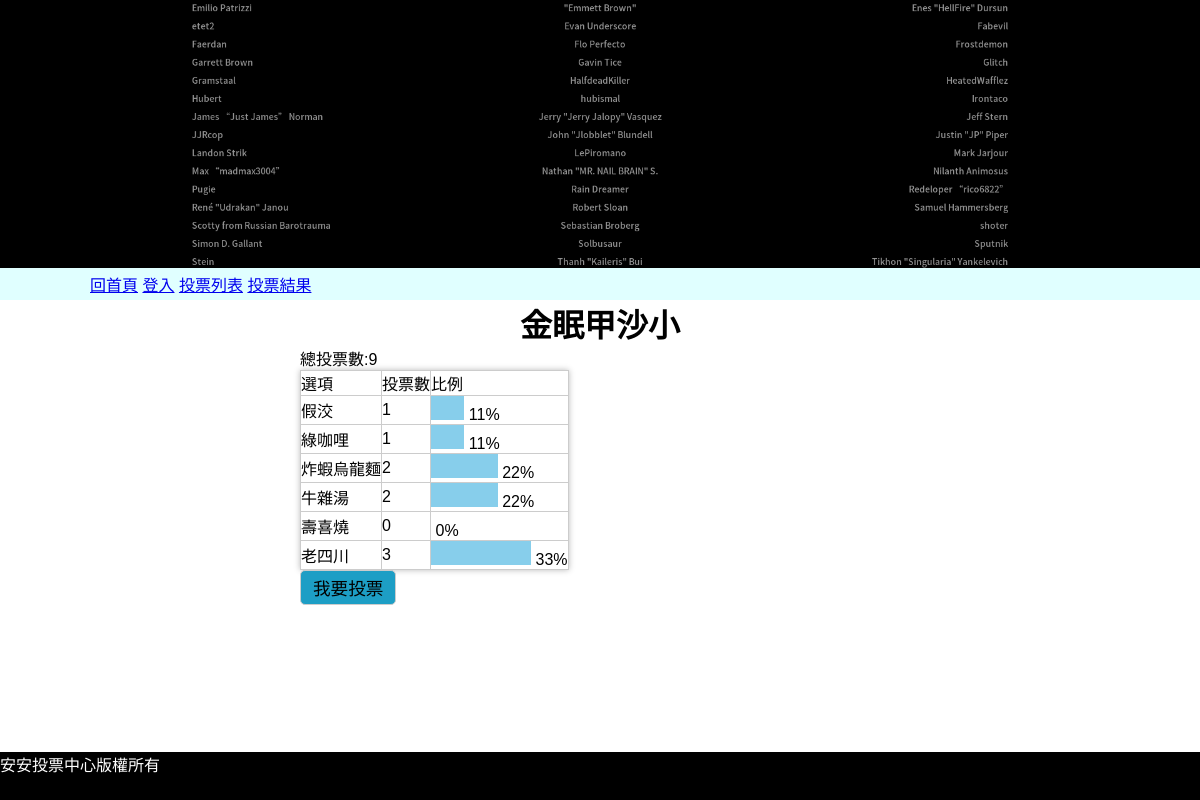
Screenshot of /?do=vote_result&id=1 with the database file from the repository.
### tables this page shows
CREATE TABLE `subjects` (
  `id` int(11) UNSIGNED NOT NULL,
  `subject` varchar(128) NOT NULL,
  `type_id` int(11) NOT NULL,
  `multiple` tinyint(1) NOT NULL DEFAULT 0,
  `mulit_limit` tinyint(2) NOT NULL DEFAULT 1,
  `start` date NOT NULL,
  `end` date NOT NULL,
  `total` int(11) UNSIGNED NOT NULL DEFAULT 0
);

CREATE TABLE `options` (
  `id` int(11) UNSIGNED NOT NULL,
  `option` varchar(128) NOT NULL,
  `subject_id` int(11) NOT NULL,
  `total` int(11) NOT NULL DEFAULT 0
);

### api/base.php (called while the page is built, shortened)
<?php
function pdo(){
    $dsn="mysql:host=localhost;charset=utf8;dbname=s1110103";
    return new PDO($dsn,'s1110103','s1110103');
}
function all($table,...$arg){
    $pdo=pdo();
    $sql="SELECT * FROM $table ";
    switch(count($arg)){
        case 1:
            if(is_array($arg[0]) && !empty($arg[0])){
                foreach($arg[0] as $key => $value){
                    $tmp[]="`$key`='$value'";
                }
                $sql.=" WHERE ". implode(" AND " ,$tmp);
            }elseif(empty($arg[0])){
            }else{
                $sql.=$arg[0];
            }
        break;
        }
        return $pdo->query($sql)->fetchAll(PDO::FETCH_ASSOC);
    }
function find($table,$arg){
    $pdo=pdo();
    $sql="SELECT * FROM $table WHERE ";
        if(is_array($arg)){
            foreach($arg as $key => $value){
                $tmp[]="`$key`='$value'";
            }
            $sql.=implode(" AND " ,$tmp);
        }else{
            $sql.=" `id`='$arg'";
        }
        return $pdo->query($sql)->fetch(PDO::FETCH_ASSOC);
    }
?>

### front/vote_result.php (the view)
<?php
$subject=find("subjects",$_GET['id']);
$opts=all("options",['subject_id'=>$_GET['id']]);
?>
<h1 class="text-center"><?=$subject['subject'];?></h1>
<div style="width:600px;margin:auto">
    <div>總投票數:<?=$subject['total'];?></div>
    <table class="result-table">
        <tr>
            <td>選項</td>
            <td>投票數</td>
            <td>比例</td>
        </tr>
        <?php
        foreach($opts as $opt){
            $total=($subject['total']==0)?1:$subject['total'];
            $rate=$opt['total']/$total;
        ?>
        <tr>
            <td><?=$opt['option'];?></td>
            <td><?=$opt['total'];?></td>
            <td>
                <div style="display:inline-block; height:24px; background:skyblue; width:<?=300*$rate;?>px;"></div>
                <?=floor($rate*100) ."%";?>
            </td>
        </tr>
        <?php
        }
        ?>
    </table>
    <button class="btn btn-info" onclick="location.href='?do=vote&id=<?=$subject['id'];?>'">我要投票</button>
</div>

### css/basic.css (style rules this page uses)
* { margin: 0; padding: 0; list-style-type: none; box-sizing: border-box; font-family: Arial, Helvetica, sans-serif; }
.btn { display: inline-block; border: 1px solid #ccc; border-radius: 5px; background: gray; padding: 0.25rem 0.75rem; font-size: 1.1rem; box-sizing: 0 0 10px #ccc; }
.btn.btn-info { background-color: rgb(29, 158, 197); }
.text-center { text-align: center; }

### css/front.css (style rules this page uses)
.result-table { border-collapse: collapse; box-shadow: 0 0 6px #bbb; }
.result-table td { padding: 0.25re; border: 1px solid #ccc; }

### rows the page displays
subjects: subject "金眠甲沙小", total "9"
options: option "假洨", total "1", floor($rate*100) "11"
options: option "綠咖哩", total "1", floor($rate*100) "11"
options: option "炸蝦烏龍麵", total "2", floor($rate*100) "22"
options: option "牛雜湯", total "2", floor($rate*100) "22"
options: option "壽喜燒", total "0", floor($rate*100) "0"
options: option "老四川", total "3", floor($rate*100) "33"
